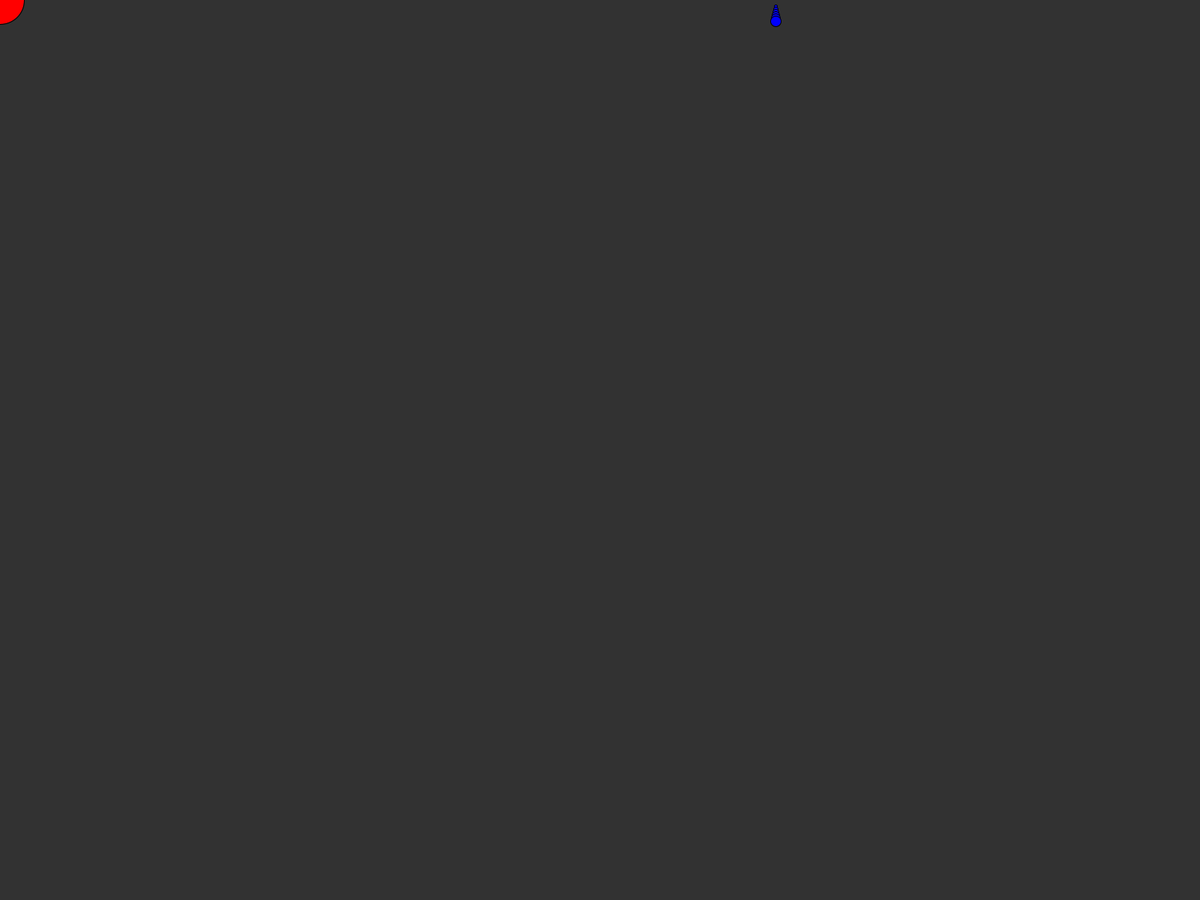
Frame 1 (no input)
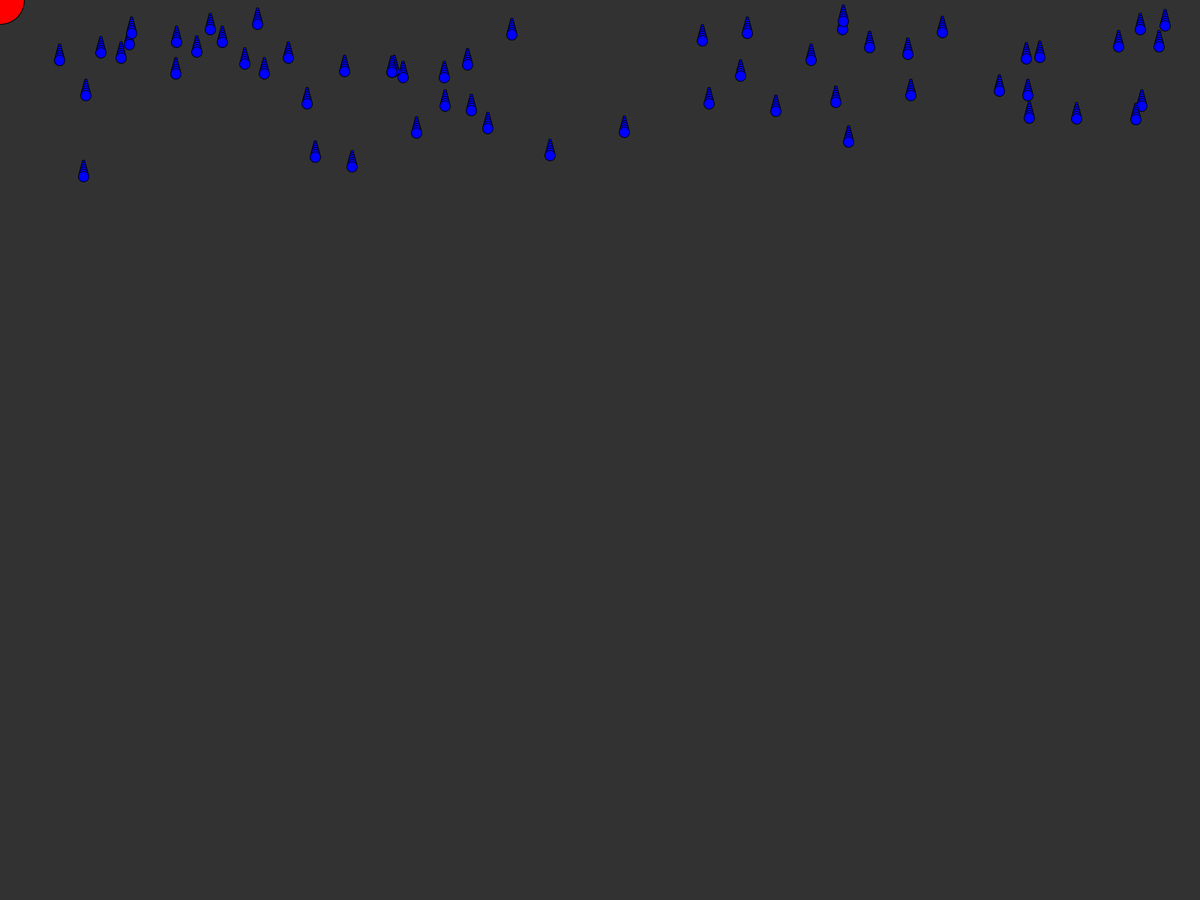
Frame 60 (the mouse pressed at the canvas centre just before this capture)
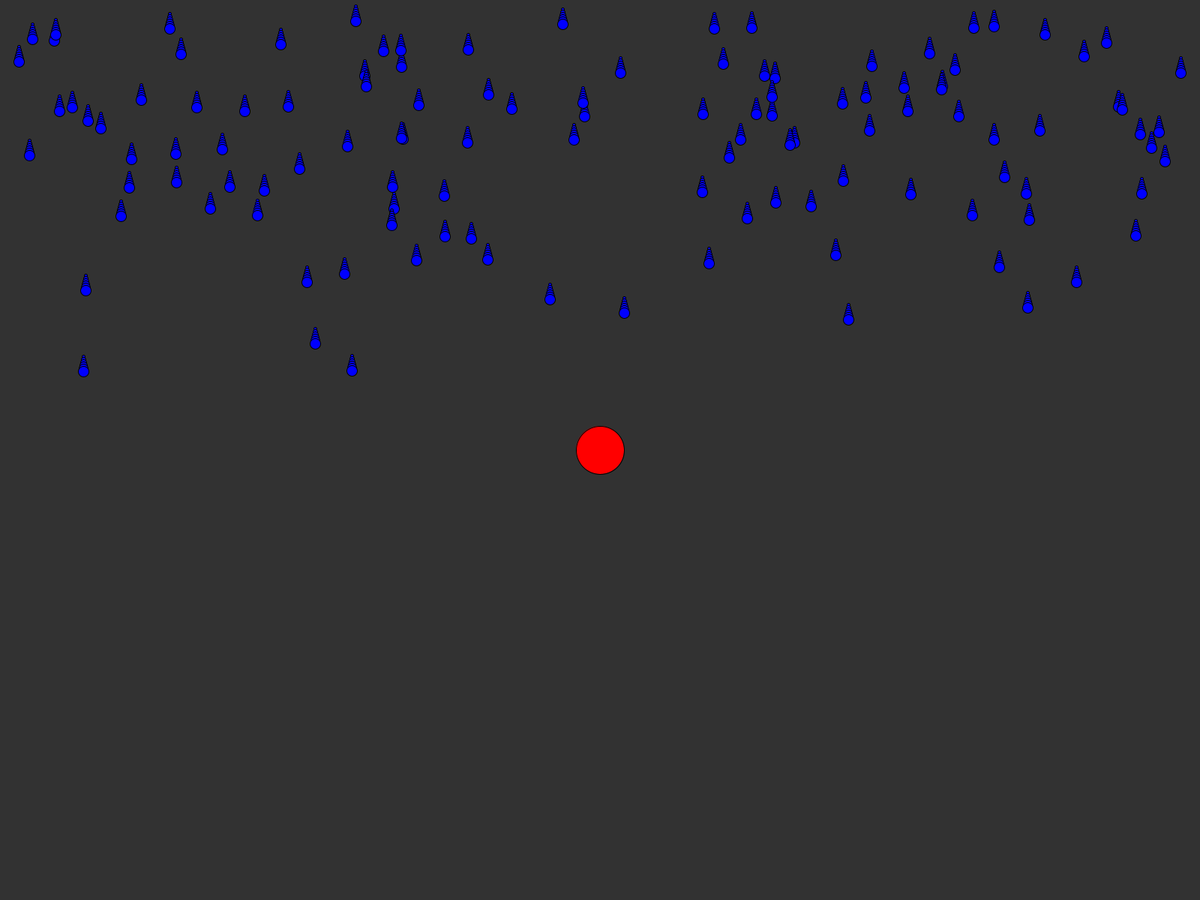
Frame 120 (the mouse held since frame 60 and released just before this capture)

The Processing sketch that drew these frames (run headless with seeded random() and noise(); from frame 60 on, the mouse is pressed at the canvas centre):

// Processing sketch: first_game
// ── first_game.pde
Drop[]drops =new Drop[1000];
Catcher catcher;
 int totaldrop = 0;
 void setup(){
   fullScreen();
   catcher = new Catcher(64);
 }
 void draw(){
   background(50);
   drops[totaldrop] = new Drop();
   totaldrop++;
   if(totaldrop >= drops.length){
     totaldrop = 0;
   }
   catcher.display();
   catcher.setlocation(mouseX,mouseY);
   for (int i = 0; i < totaldrop; i++){
     drops[i].rain();
     drops[i].move();
     if (catcher.intersect(drops[i])){
       drops[i].caught();
     }
       
   }
 }
   
 

// ── catcher.pde
class Catcher{
  float x,y,r;
  Catcher(float tempr){
    r = tempr;
    x = 0;
    y = 0;
  }
 void setlocation(int tempx, int tempy){
  x = tempx;
  y = tempy;
  }
  void display(){
    stroke(0);
    fill(255,0,0);
    ellipse(x,y,r,r);
  }
  boolean intersect(Drop d){
    float distance  = dist(x,y,d.x,d.y);
    if(distance < r+d.r){
      return true;
      
    }else{
      return false;
    }
}
    
}  

// ── drop.pde
class Drop{
  float x, y,r,speed;
  Drop(){
    x = random(width);
    y =-r*4;
    r = 8;
    speed = random(1,5);
  }
  void rain(){
    fill(0,0,255);
    for (int i = 2; i < r; i++ ) {
      ellipse(x, y + i*4, i*2, i*2);
  }
  }
  void move(){
    y+= speed;

  }
  void caught(){
    y = -1000;
    speed = 0;
  }
}
